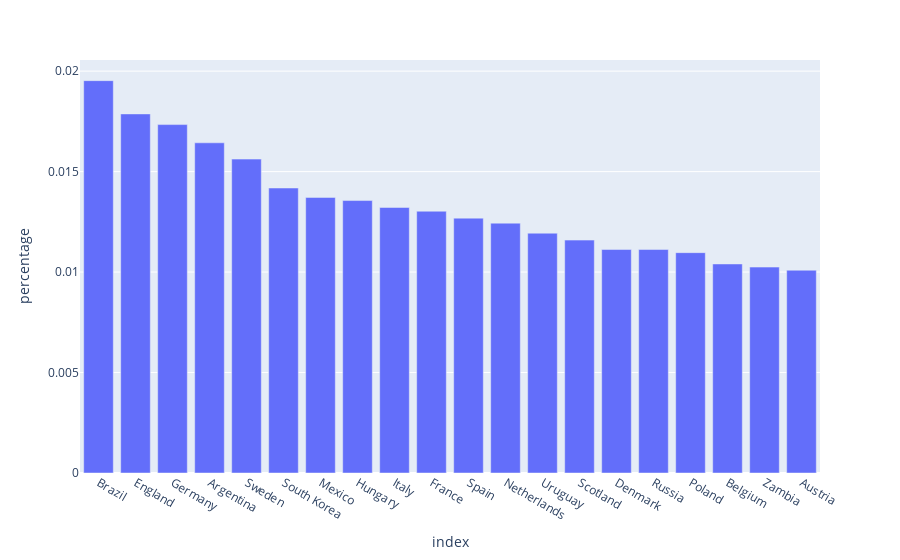

Notebook cell for this chart:
### Code cell
fig = px.bar(sort_wins, x=sort_wins.index, y='percentage')
fig.show()

### Figure 1 — Plotly figure (JSON) as saved in the notebook; plotly's stock layout.template omitted (floating-point values rounded to 4 significant figures)
{"data": [{"alignmentgroup": "True", "hovertemplate": "index=%{x}<br>percentage=%{y}<extra></extra>", "legendgroup": "", "marker": {"color": "#636efa", "pattern": {"shape": ""}}, "name": "", "offsetgroup": "", "orientation": "v", "showlegend": false, "textposition": "auto", "type": "bar", "x": ["Brazil", "England", "Germany", "Argentina", "Sweden", "South Korea", "Mexico", "Hungary", "Italy", "France", "Spain", "Netherlands", "Uruguay", "Scotland", "Denmark", "Russia", "Poland", "Belgium", "Zambia", "Austria"], "xaxis": "x", "y": [0.01953, 0.01787, 0.01734, 0.01643, 0.01562, 0.01418, 0.01372, 0.01356, 0.01322, 0.01303, 0.01268, 0.01243, 0.01193, 0.01159, 0.01112, 0.01112, 0.01097, 0.0104, 0.01025, 0.01009], "yaxis": "y"}], "layout": {"barmode": "relative", "legend": {"tracegroupgap": 0}, "margin": {"t": 60}, "xaxis": {"anchor": "y", "domain": [0, 1], "title": {"text": "index"}}, "yaxis": {"anchor": "x", "domain": [0, 1], "title": {"text": "percentage"}}}}
